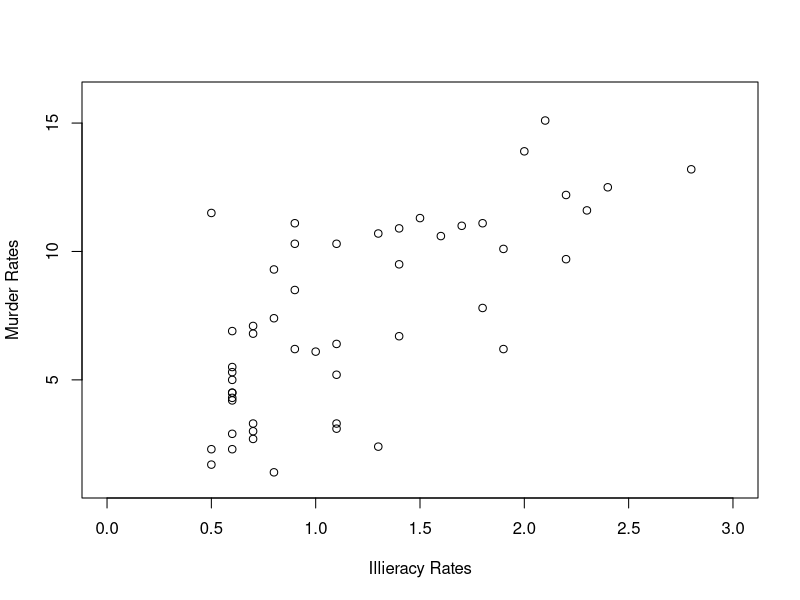
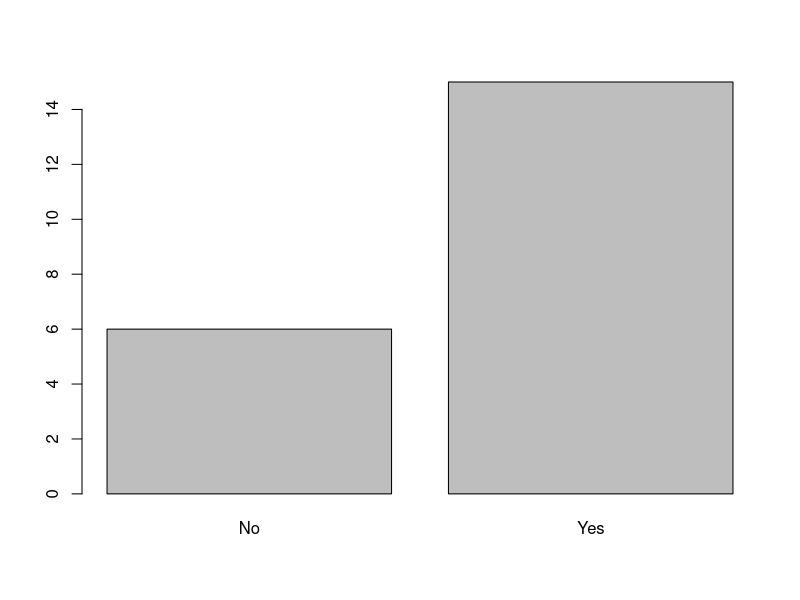

These charts were generated, in order, by the following R code:
## ---- chunk 1
knitr::opts_chunk$set(echo = TRUE)
#'%>%' <- magrittr::'%>%' 
library(dplyr)
## ---- chunk 2
# Tests
result_3.1 <- c(
    4 + 2 * 8, 
    4 + 2 * 8 + 3,
    -2^2,
    1 + 2^2 * 4,
    (2 + 4) / 3 / 2
    )

data.table::data.table(
    "exercise" = LETTERS[1:5],
    "result" = result_3.1
    ) %>%
    glue::glue_data("The output of exercise {exercise} is {result}")
## ---- chunk 3
# Tests
result_3.2 <- c(
    5 / 0,
    1 / Inf,
    0 / 0,
    Inf + 1
)

data.table::data.table(
    "exercise" = LETTERS[1:4],
    "result" = result_3.2
    ) %>%
    glue::glue_data("The output of exercise {exercise} is {result}")
## ---- chunk 4
# Tests

x <- 45
typeof(x)

x <- "foo"
typeof(x)

x <- FALSE
typeof(x)

x <- NULL
typeof(x)
## ---- chunk 5
x <- 2
x <- x * 2 + 1
x <- x * 3
# My prediction is that x will be 15. 
x
## ---- chunk 6
# 1: Create a variable y containing the value 5.
y <- 5

# 2: Overwrite the value of y by the value 3 * y
y <- 3 * y

# 3: Copy the value y into a new variable z
z <- y

## ---- chunk 7
signif(digits = 5, x = 342.88937)
signif(342.88937, 5)
## ---- chunk 8
x = 1
y = 'a'
z = NaN

ls()
rm(x)
ls()
rm(list = ls())
ls()
## ---- chunk 9
c(3, 7, 2, 8)
## ---- chunk 10
matrix(
    data = seq(from = 2, to = 8, by = 2), nrow = 2, ncol = 2
    )
## ---- chunk 11
list("e", 9, TRUE)
## ---- chunk 12
data.frame(
    "Category" = sort(rep(LETTERS[1:3], 2)),
    "Value" = c(5, 4, 6, 6, 9, 8)
)
## ---- chunk 13
x <- c(2, 3, 4, 5)
y <- c(6, 7, 8, 9)
c(x, y)
## ---- chunk 14
x + y
## ---- chunk 15
x <- c(2, 3, 4, 5)
x + 1
## ---- chunk 16
x * 2
## ---- chunk 17
y <- c(6, 7, 8)
z <- c(2, 3)
y + z
## ---- chunk 18
# a
x <- 2
is.vector(x)

# b
is.vector(2)
## ---- chunk 19
x <- c(2, 3, "a")
x
## ---- chunk 20
x <- c(2, 3, TRUE)
x
## ---- chunk 21
x <- c("a", "b")
y <- c(FALSE, TRUE)
c(x, y)
## ---- chunk 22
x <- c(7, 6, 4, 2, 3, 5)
## ---- chunk 23
x[2]
x[-2]
x[c(1,2)]
x[c(2,1)]
## ---- chunk 24
x[1] <- 5
x
## ---- chunk 25
x <- c(7, 6, 4, 2, 3, 5)

# a) Write a command that returns the 4th element of x
x[4]

# b) Write a command that replaces the 4th element of x with the value 1
x[4] <- 1

# c) Write a command that returns all but the 6th element of x
x[-6]

## ---- chunk 26
x <- c(7, 6, 4, 2)
ans <- x[c(2, 1, 3, 4)]
## ---- chunk 27
ans
## ---- chunk 28
x <- c(7, 6, 4, 2, 3, 5)

# a) Sort the vector in ascending order.
sort(x)

# b) Sort the vector in reverse order.
rev(x)

# c) Sort the vector in descending order.
sort(x, decreasing = TRUE)
## ---- chunk 29
ans <- x[c(FALSE, FALSE, TRUE, FALSE, FALSE, TRUE)]
## ---- chunk 30
ans
## ---- chunk 31
1:5
6:10
5:1
## ---- chunk 32
is.vector(1:5)
## ---- chunk 33
seq(from = 1, to = 2.5, by = 0.5)
seq(from = 2.5, to = 1, by = -0.5)
## ---- chunk 34
rep(2, times = 3)
rep(1:2, times = 3)
## ---- chunk 35
x <- c(3, 4, 10)
## ---- chunk 36
x == 4
x > 4
x >= 4
x != 4
## ---- chunk 37
x <- c(3, 4, 10)
y <- c(3, 4, 5)
## ---- chunk 38
x == y
x != y
## ---- chunk 39
TRUE + TRUE + FALSE + FALSE + FALSE
sum(c(TRUE, TRUE, FALSE, FALSE, FALSE))
## ---- chunk 40
x <- c(10, 8, -2, -6, -5)
## ---- chunk 41
x > 0
sum(x > 0)
## ---- chunk 42
x <- c(2,8,6,7,1,4,9)
## ---- chunk 43
# Tests
any(x == 4)
all(x == 4)
which(x == 4)
which(x != 4)
## ---- chunk 44
x <- c(53, 42, 64, 71, 84, 62, 95)
y <- c(53, 41, 68, 71, 81, 66, 65)
## ---- chunk 45
any(x == y)
## ---- chunk 46
all(x == y)
## ---- chunk 47
which(x == y)
## ---- chunk 48
which.min(x)
which.max(x)
## ---- chunk 49
x <- c(10, 147, 7, 6, 7, 12, 9, 12, 11, 8)

# a) Use mean() to compute the mean
mean(x)

# b) Use median() to calculate the median
median(x)

# c) Use sd() to calculate the standard deviation
sd(x)
## ---- chunk 50
sd(c(5, 5, 5, 5, 5))
## ---- chunk 51
sd(c(5, 6, 7))
sd(c(1, 6, 11))
## ---- chunk 52
abs(c(-1, 3, -4, -2))
## ---- chunk 53
degreesC <- c(23, 19, 21, 22, 18, 20, 24, 25)
## ---- chunk 54
degreesF <- (9/5) * degreesC + 32
degreesF
## ---- chunk 55
x <- c(538, 432, 684, 716, 814, 624, 956)
## ---- chunk 56
x[x > 700]
subset(x, subset = x > 700)

# c) 
subset(x, subset = x != 814)
## ---- chunk 57
Gender <- c("f", "m", "f", "m", "m", "f", "f", "f", "m", "f", "f", "m")
Age <- c(33, 35, 29, 34, 37, 36, 35, 40, 43, 38, 40, 44)
BP <- c(118, 115, 110, 117, 112, 119, 114, 121, 123, 117, 120, 121)

ex_41_df <- data.table::data.table(
    "Gender" = Gender,
    "Age" = Age,
    "Blood Pressure" = BP
) %>% tibble::as_tibble()

ex_41_df
## ---- chunk 58
3 == NA
NA == NA
## ---- chunk 59
x <- c(1, 2, NA)
## ---- chunk 60
sum(x)
sum(x, na.rm = TRUE)
## ---- chunk 61
x <- c(8, 4) %>%
    rep(3) %>%
    sort(decreasing = TRUE) %>%
    matrix(nrow = 2, byrow = TRUE)
x
## ---- chunk 62
dim(x)
nrow(x)
ncol(x)
## ---- chunk 63
matrix(c(1,2,3), nrow = 4, ncol = 2)
## ---- chunk 64
matrix(c(5, 4, 5, 4), nrow = 2, ncol = 2)
cbind(c(5, 4), c(5, 4))
rbind(c(5, 5), c(4, 4))
## ---- chunk 65
x <- matrix(1:9, nrow = 3, ncol = 3)
x
## ---- chunk 66
# Tests

x[1, 3]
x[1,]
x[, 3]
x[, -3]
## ---- chunk 67
x <- matrix(1:6, nrow = 2, ncol = 3)
x
## ---- chunk 68
x[, c(3,1,2)]
## ---- chunk 69
x <- matrix(
    c(8, 6, 3, 6, 5, 7),
    nrow = 3, ncol = 2
    )
x
## ---- chunk 70
apply(x, MARGIN = 1, FUN = sum)
apply(x, MARGIN = 2, FUN = min)
## ---- chunk 71
apply(X = USPersonalExpenditure, MARGIN = 1, FUN = mean)
## ---- chunk 72
apply(X = USPersonalExpenditure, MARGIN = 2, FUN = mean)
## ---- chunk 73
apply(X = USPersonalExpenditure, MARGIN = 1, FUN = sum)
## ---- chunk 74
apply(X = USPersonalExpenditure, MARGIN = 2, FUN = sum)
## ---- chunk 75
Employees <- list(Name = c("Joe", "Kim", "Ann", "Bob"),
Salary = c(56000, 67000, 60000, 55000),
Union = c (TRUE, TRUE, FALSE, FALSE))

str(Employees)
paste("---")
length(Employees)
## ---- chunk 76
# Tests
## c)
Employees[[3]]
print("---")
## d)
Employees$Union
## ---- chunk 77
x <- list(x1 = c(1, 2), x2 = c("a", "b"), x3 = 12)
## ---- chunk 78
names(x)
## ---- chunk 79
HtWtAge <- list(
    Height = c(65, 68, 70, 60, 61), 
    Weight = c(160, 171, 158, 148, 215), 
    Age = c(23, 20, 37, 40, 44)
)
## ---- chunk 80
# a)
lapply(HtWtAge, FUN = max)
# b)
sapply(HtWtAge, FUN = max)
## ---- chunk 81
col <- c("white", "grey", "black", "brown", "black", "white", "black",
"white")
wt <- c(23, 21, 12, 26, 25, 22, 26, 19)
len <- c(3.8, 3.7, 3.0, 3.4, 3.4, 3.1, 3.5, 3.2)
## ---- chunk 82
mice.data <- data.frame(
    "Color" = col,
    "Weight" = wt,
    "Length" = len
)

mice.data
## ---- chunk 83
rm(mice.data)
## ---- chunk 84
#my.file <- file.choose()
## ---- chunk 85
# Breaks when knitting to pdf. 
#my.file
## ---- chunk 86
# This breaks on 
#mice.data <- read.csv(my.file, sep = "", header = TRUE)
## ---- chunk 87
#mice.data
## ---- chunk 88
mice.data <- read.delim("mice.txt", sep = "") %>%
    as.data.frame()
## ---- chunk 89
nrow(mice.data)
ncol(mice.data)
head(mice.data)
names(mice.data)
str(mice.data)
## ---- chunk 90
status <- c("Married", "Single", "Single", "Married", "Single",
"Married", "Married", "Single", "Single")
age <- c(36, 33, 21, 29, 19, 35, 39, 28, 21)
educ <- c("HS Diploma", "Bachelor of Arts", "Bachelor of Science",
"Bachelor of Science", "HS Diploma", "Bachelor of Arts",
"Master of Science", "HS Diploma", "HS Diploma")

my.data <- data.frame(Status = status, Age = age, Education = educ)
## ---- chunk 91
my.data[6, 2]
my.data[6, ]
my.data[, 2]
my.data$Age
my.data[[2]]
## ---- chunk 92
# First solution []
my.data[, 3]
print("---[Second Solution]---")
# Second solution $
my.data$Education
print("---[Third Solution]---")
# Third solution [[]]
my.data[[3]]
## ---- chunk 93
age2 <- c(37, 34, 22, 30, 20, 36, 40, 29, 22)
## ---- chunk 94
x <- data.frame(A = 1:5, B = 6:10, C = c("a", "b", "c", "d", "e"))
## ---- chunk 95
names(x)
is.vector(names(x))
typeof(names(x))
## ---- chunk 96
names(x) <- c("AA", "BB", "CC")
x
## ---- chunk 97
# Note: Head used to avoid bloating pdf even further.
head(warpbreaks[warpbreaks$tension %in% "M", ])
## ---- chunk 98
head(subset(warpbreaks, subset = tension %in% "M"))
## ---- chunk 99
x.factor <- c("a", "a", "b", "b", "c", "c", "d", "d") %>%
    as.factor()

x.factor
## ---- chunk 100
length(x.factor)
## ---- chunk 101
levels(x.factor)
## ---- chunk 102
nlevels(x.factor)
## ---- chunk 103
x.fac <- factor(c("a", "a", "a", "b", "b", "c"))
levels(x.fac)
## ---- chunk 104
illit <- state.x77[, 3]
murder <- state.x77[, 5]
plot(x = illit, y = murder,
     ylab = "Murder Rates",
     xlab = "Illieracy Rates",
     xlim = c(0, 3),
     ylim = c(1, 16))
## ---- chunk 105
laughed <- c("Yes", "Yes", "Yes", "No", "Yes", "No", "Yes", "Yes", "Yes", "Yes", "No",
"Yes", "Yes", "Yes", "No", "No", "Yes", "Yes", "Yes", "No", "Yes")
## ---- chunk 106
my.tab <- table(laughed)
my.tab
## ---- chunk 107
my.tab %>% barplot()
